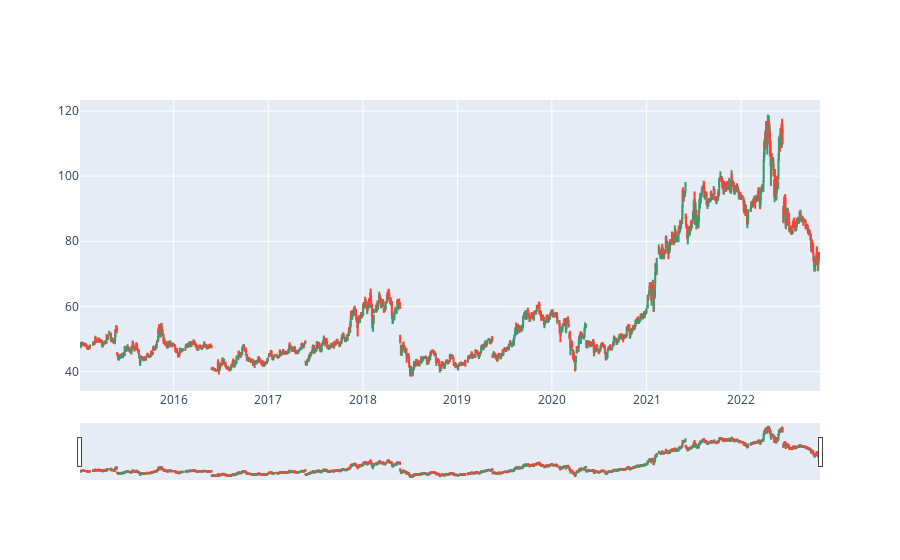

Source (notebook cell):
### Markdown cell above
# FPT

### Code cell
fpt = pd.read_csv('FPT.csv') 
clean_data(fpt)
plot(fpt, "2015-01-01")

### Figure 1 — Plotly figure (JSON) as saved in the notebook; plotly's stock layout.template omitted (floating-point values rounded to 4 significant figures; data arrays with more than 128 entries replaced by an {"elided": "..."} marker saying what was removed)
{"data": [{"close": {"elided": "1954 float values"}, "high": {"elided": "1954 float values"}, "low": {"elided": "1954 float values"}, "open": {"elided": "1954 float values"}, "type": "candlestick", "x": {"elided": "1954 str values"}}], "layout": {}}
